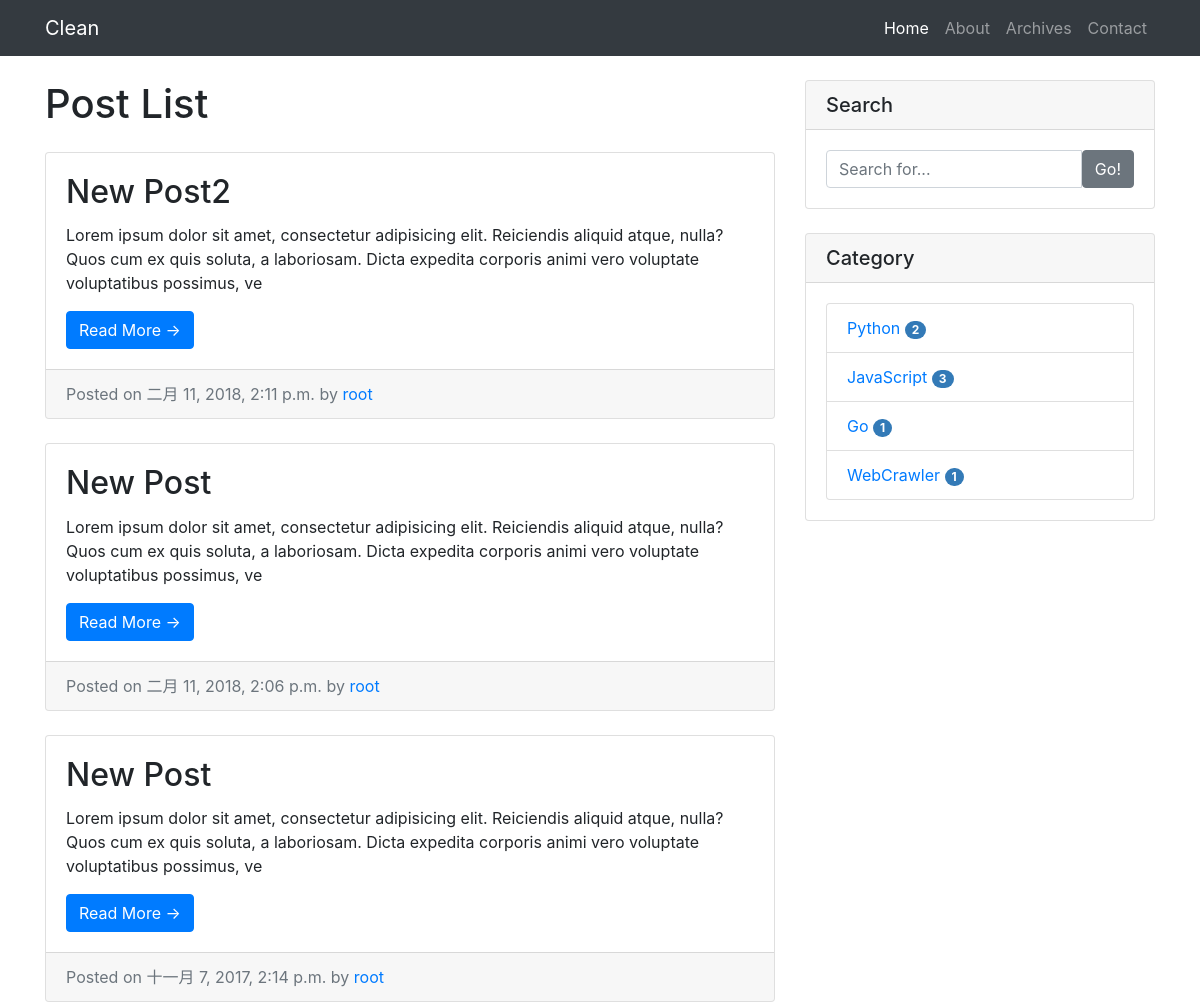
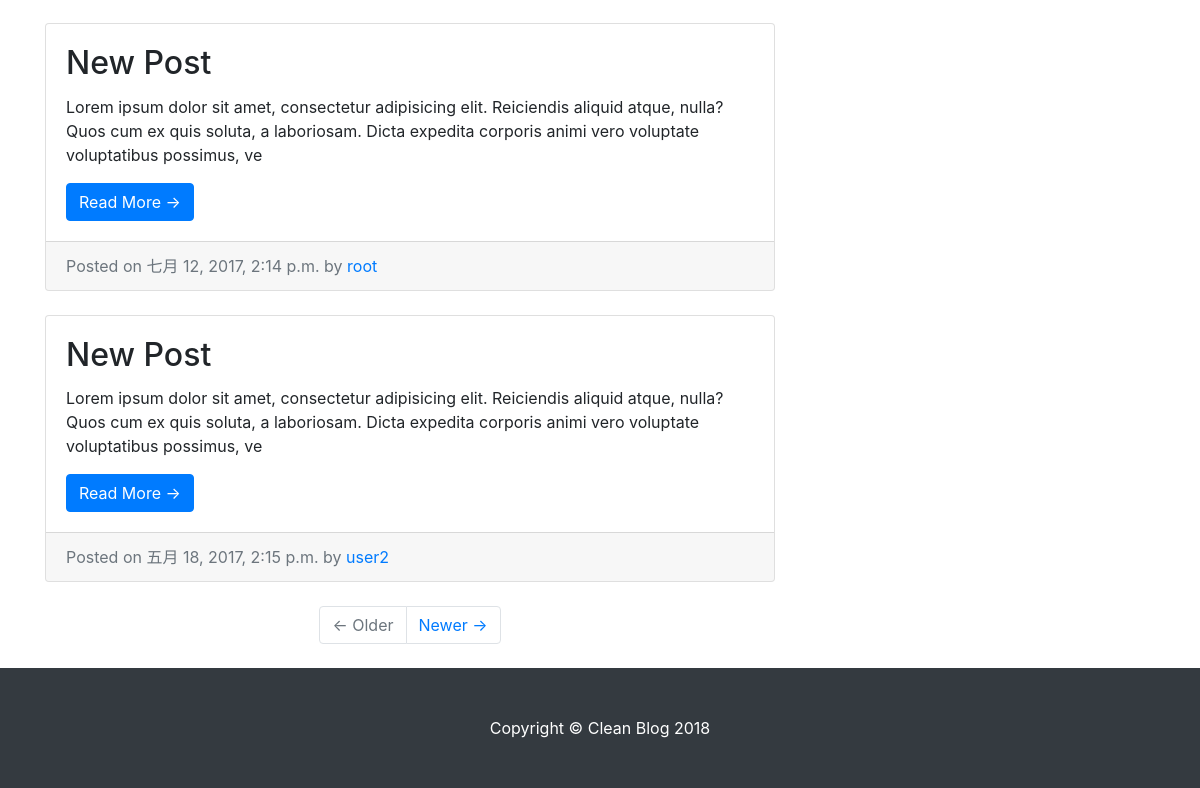
The app's page /, older data (2 pictures, top to bottom).
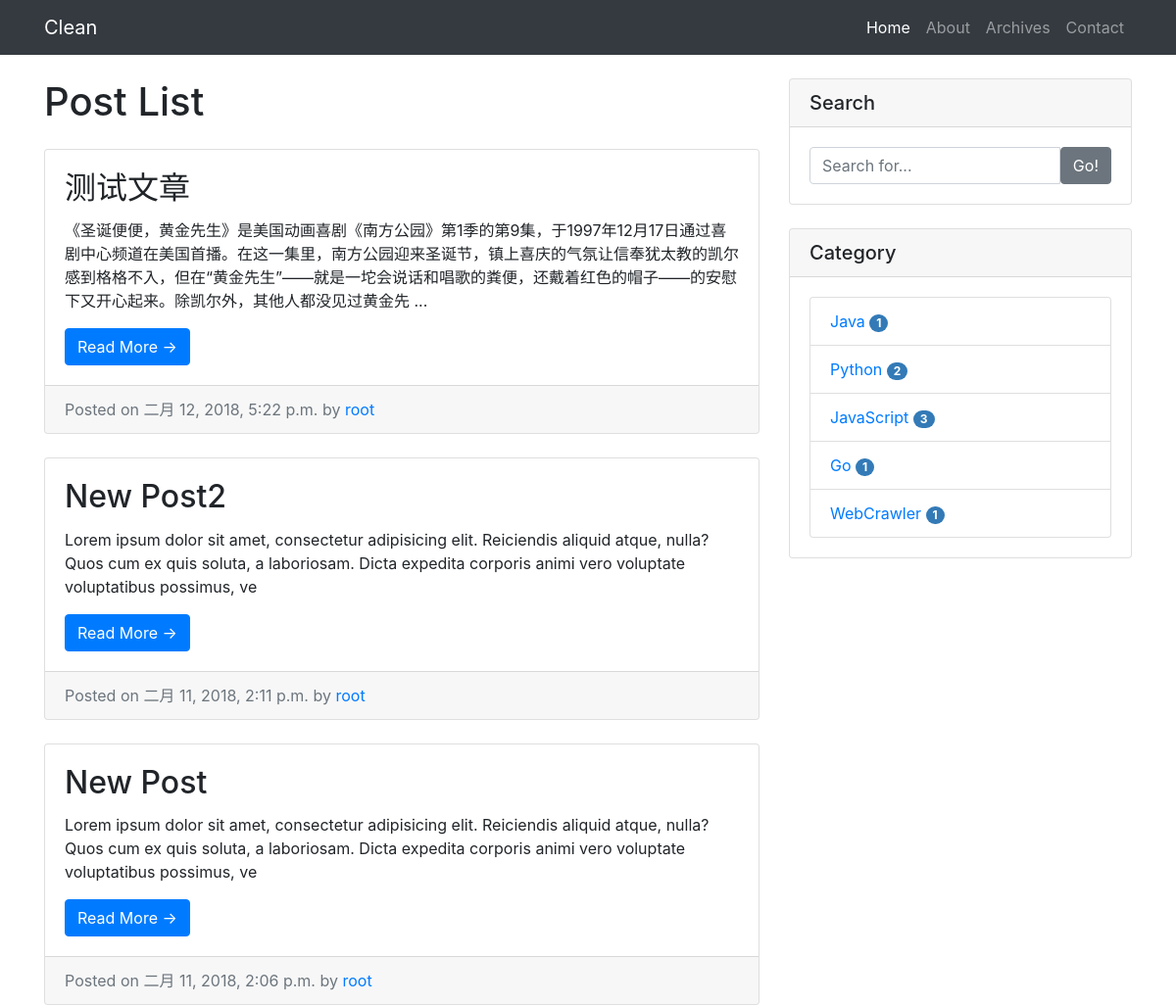
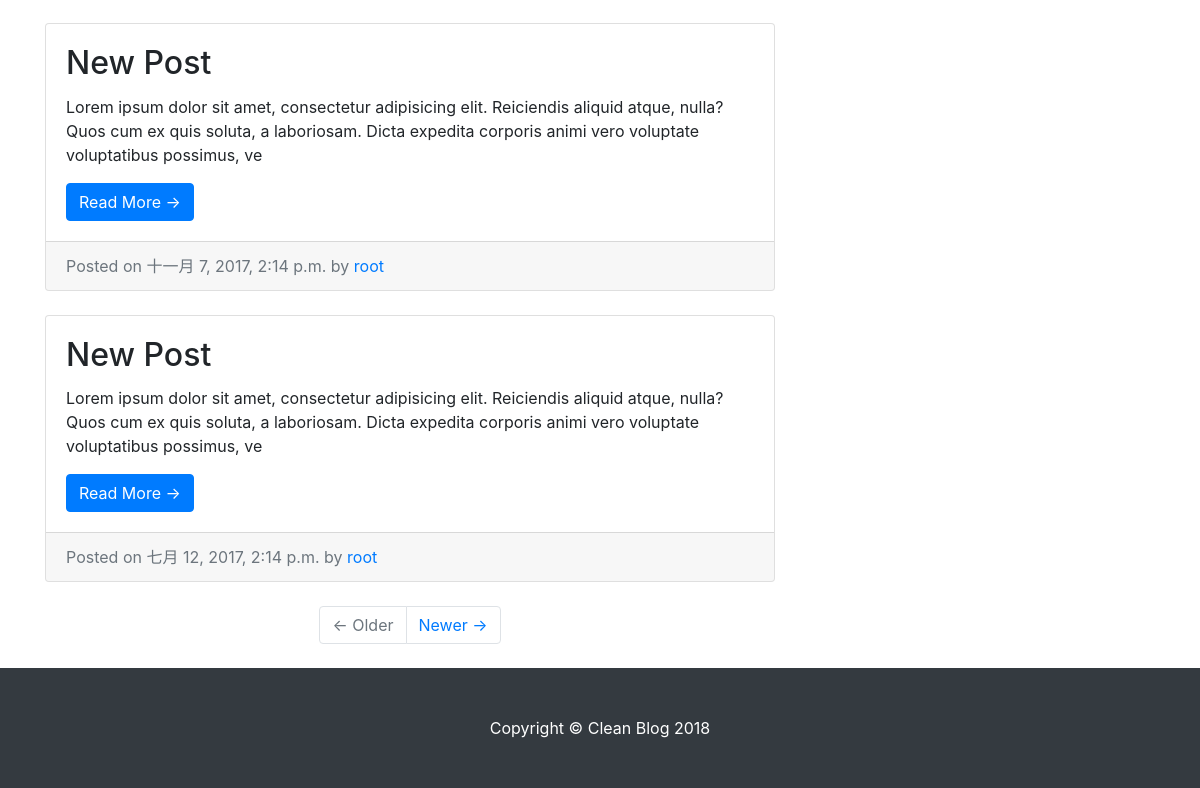
The same page, newer data (2 pictures, top to bottom).
### blog/models.py (models this page shows, shortened)
class Post(models.Model):
    title = models.CharField(max_length=70)
    author = models.ForeignKey(User)
    tags = models.ManyToManyField(Tag, blank=True)
    category = models.ForeignKey(Category)
    content = models.TextField()
    created_time = models.DateTimeField()
    summary = models.CharField(max_length=200)
    def get_absolute_url(self):
        return reverse('blog:detail', kwargs={'pk': self.pk})
    class Meta:
        ordering = ['-created_time']

class Category(models.Model):
    name = models.CharField(max_length=100)

### blog/views.py (the view)
# urls.py: url(r'^$', views.IndexView.as_view(), name='index'),
class IndexView(ListView):
    model = Post
    template_name = 'index.html'
    context_object_name = 'post_list'
    paginate_by = 5

### blog/templatetags/blog_tags.py (called while the page is built)
@register.simple_tag
def cate_list():
    return Category.objects.annotate(post_num=Count('post')).filter(post_num__gt=0)

### templates/index.html (shortened to what this page needs)
{% extends 'base.html' %}
{% block main %}
<div class="col-md-8">
  <h1 class="my-4">{% if title %}{{ title }}{% else %}Post List{% endif %}</h1>
  {% for post in post_list %}
  <div class="card mb-4">
    <div class="card-body">
      <h2 class="card-title">{{ post.title }}</h2>
      <p class="card-text">{{ post.summary }}</p>
      <a href="{{ post.get_absolute_url }}" class="btn btn-primary">Read More &rarr;</a>
    </div>
    <div class="card-footer text-muted">
      Posted on {{ post.created_time }} by
      <a href="#">{{ post.author }}</a>
    </div>
  </div>
  {% empty %}
  <div class="card mb-4">
    <div class="card-body">
      <h2 class="card-title">Not Available</h2>
    </div>
  </div>
  {% endfor %}
  {% if is_paginated %}
  <ul class="pagination justify-content-center mb-4">
    {% if page_obj.has_previous %}
    <li class="page-item">
      <a class="page-link" href="?page={{ page_obj.previous_page_number }}">&larr; Older</a>
    </li>
    {% else %}
    <li class="page-item disabled">
      <a class="page-link" href="#">&larr; Older</a>
    </li>
    {% endif %}
    {% if page_obj.has_next %}
    <li class="page-item">
      <a class="page-link" href="?page={{ page_obj.next_page_number }}">Newer &rarr;</a>
    </li>
    {% else %}
    <li class="page-item disabled">
      <a class="page-link" href="#">Newer &rarr;</a>
    </li>
    {% endif %}
  </ul>
  {% endif %}
</div>
{% endblock main %}

### templates/base.html (shortened to what this page needs)
<!DOCTYPE html>
{% load staticfiles %}
{% load blog_tags %}
<html lang="en">
  <head>
    <link href="{% static 'vendor/bootstrap/css/bootstrap.css' %}" rel="stylesheet">
    <link href="{% static 'vendor/bootstrap/css/bootstrap.min.css' %}" rel="stylesheet">
    <link href="{% static 'css/blog-home.css' %}" rel="stylesheet">
  </head>
  <body>
    <nav class="navbar navbar-expand-lg navbar-dark bg-dark fixed-top">
      <div class="container">
        <a class="navbar-brand" href="{% url 'blog:index' %}">Clean</a>
        <div class="collapse navbar-collapse" id="navbarResponsive">
          <ul class="navbar-nav ml-auto">
            <li class="nav-item active">
              <a class="nav-link" href="{% url 'blog:index' %}">Home
              </a>
            </li>
            <li class="nav-item">
              <a class="nav-link" href="#">About</a>
            </li>
            <li class="nav-item">
              <a class="nav-link" href="{% url 'blog:archives_page' %}">Archives</a>
            </li>
            <li class="nav-item">
              <a class="nav-link" href="#">Contact</a>
            </li>
          </ul>
        </div>
      </div>
    </nav>
    <div class="container">
      <div class="row">
        {% block main %}
          {% endblock main %}
        <div class="col-md-4">
          <div class="card my-4">
            <h5 class="card-header">Search</h5>
            <div class="card-body">
              <form role="search" method="get" id="searchform" action="{% url 'haystack_search' %}">
                <div class="input-group">
                  <input type="search" name="q" class="form-control" placeholder="Search for...">
                  <button class="btn btn-secondary" type="submit"><span class="ion-ios-search-strong">Go!</span></button>
                </div>
              </form>
            </div>
          </div>
          <div class="card my-4">
            <h5 class="card-header">Category</h5>
            <div class="card-body">
              {% cate_list as c_list %}
                <ul class="list-group">
                  {% for cate in c_list %}
                  <li class="list-group-item ">
                    <a href="{% url 'blog:category' cate.pk %}">{{ cate.name }} <span class="badge label-primary">{{ cate.post_num }}</span></a>
                  </li>
                  {% empty %}
                  not available
                </ul>
              {% endfor %}
            </div>
        </div>
        </div>
      </div>
    </div>
    <footer class="py-5 bg-dark">
      <div class="container">
        <p class="m-0 text-center text-white">Copyright &copy; Clean Blog 2018</p>
      </div>
    </footer>
  </body>
</html>

### static/css/blog-home.css (style rules this page uses)
body { padding-top: 54px; }
@media (min-width: 992px) { body { padding-top: 56px; } }
.badge { display: inline-block; min-width: 10px; padding: 3px 7px; font-size: 12px; font-weight: bold; line-height: 1; color: #fff; text-align: center; white-space: nowrap; vertical-align: middle; background-color: #777; border-radius: 10px; }
.label-primary { background-color: #337ab7; }

Row changes from the older to the newer data that the page shows:
no longer on this page (row unchanged): Post: title "New Post", summary "Lorem ipsum dolor sit amet, consectetur adipisicing elit. Reiciendis aliquid atque, nulla? Quos cum ex quis soluta, a laboriosam. Dicta expedita corporis animi vero voluptate voluptatibus possimus, ve", created_time "五月 18, 2017, 2:15 p.m.", author "user2"
added Post: title "测试文章", summary "《圣诞便便，黄金先生》是美国动画喜剧《南方公园》第1季的第9集，于1997年12月17日通过喜剧中心频道在美国首播。在这一集里，南方公园迎来圣诞节，镇上喜庆的气氛让信奉犹太教的凯尔感到格格不入，但在“黄金先生”——就是一坨会说话和唱歌的粪便，还戴着红色的帽子——的安慰下又开心起来。除凯尔外，其他人都没见过黄金先 ...", created_time "二月 12, 2018, 5:22 p.m.", author "root"
now on this page (row unchanged): Category: name "Java", post_num "1"
